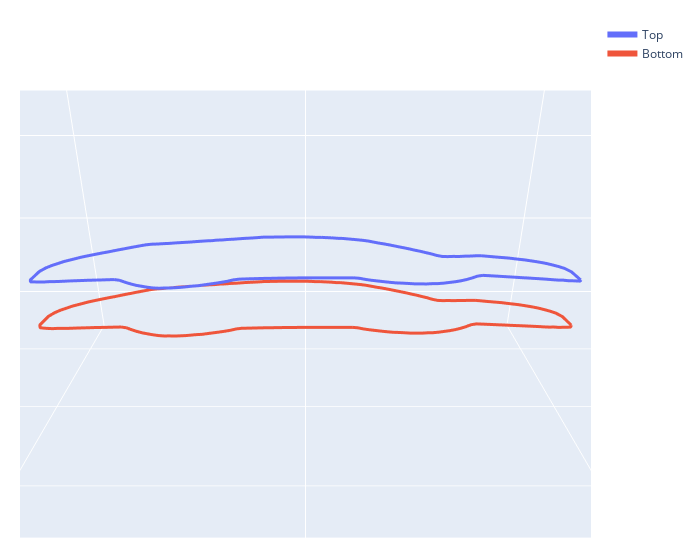

Here is the notebook cell this chart was saved with:
### Markdown cell above
## 3. Map to 3D object <a name="map3d"></a>

To create a 3D object out of this curve, we start by duplicating the curve at a distance $H$ below the curve defined above.  Rotate this around and confirm that the illusion still works (you may need to adjust `H`).

### Code cell
H=0.5
x1,y1,z1=x,y,z-H

fig = make_subplots(specs=[[{}]])
fig.add_trace( go.Scatter3d(x=x,y=y,z=z,mode='lines',line={'width':6},name='Top'))
fig.add_trace( go.Scatter3d(x=x1,y=y1,z=z1,mode='lines',line={'width':6},name='Bottom') )

camera = dict(
    up=dict(x=0, y=0, z=1),
    center=dict(x=0, y=0, z=0),
    eye=dict(x=0, y=1.25, z=.6)
)

fig.update_layout(
    scene = dict(
        xaxis = dict(nticks=4, range=[-1.5,1.5],),
        yaxis = dict(nticks=4, range=[-1.5,1.5],),
        zaxis = dict(nticks=4, range=[-1.5,1.5],),
        ),
    width=700,
    scene_camera=camera,
    margin=dict(r=20, l=20, b=20, t=20))
fig

### Figure 1 — Plotly figure (JSON) as saved in the notebook; plotly's stock layout.template omitted (floating-point values rounded to 4 significant figures; data arrays with more than 128 entries replaced by an {"elided": "..."} marker saying what was removed)
{"data": [{"line": {"width": 6}, "mode": "lines", "name": "Top", "type": "scatter3d", "x": {"elided": "285 float values"}, "y": {"elided": "285 float values"}, "z": {"elided": "285 float values"}}, {"line": {"width": 6}, "mode": "lines", "name": "Bottom", "type": "scatter3d", "x": {"elided": "285 float values"}, "y": {"elided": "285 float values"}, "z": {"elided": "285 float values"}}], "layout": {"margin": {"b": 20, "l": 20, "r": 20, "t": 20}, "scene": {"camera": {"center": {"x": 0, "y": 0, "z": 0}, "eye": {"x": 0, "y": 1.25, "z": 0.6}, "up": {"x": 0, "y": 0, "z": 1}}, "xaxis": {"nticks": 4, "range": [-1.5, 1.5]}, "yaxis": {"nticks": 4, "range": [-1.5, 1.5]}, "zaxis": {"nticks": 4, "range": [-1.5, 1.5]}}, "width": 700, "xaxis": {"anchor": "y", "domain": [0, 1]}, "yaxis": {"anchor": "x", "domain": [0, 1]}}}
